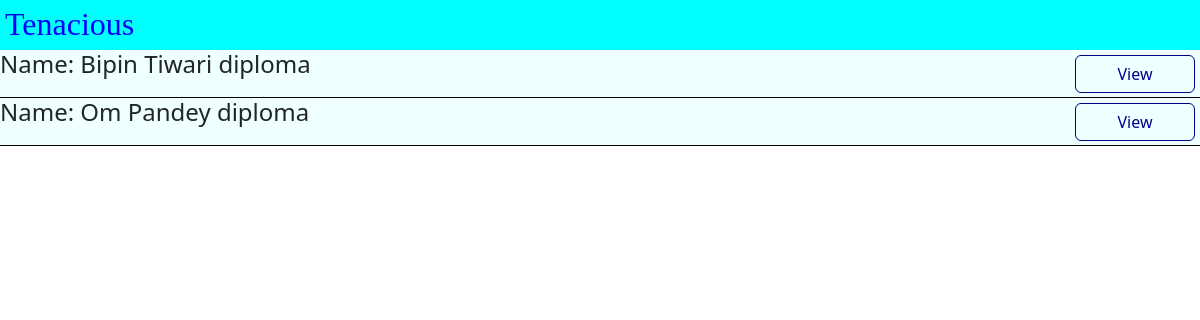
The app's page /company/applications/1, older data.
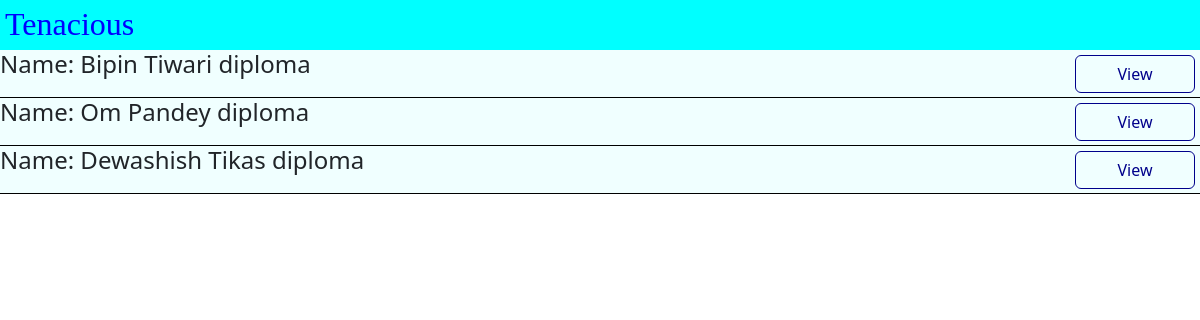
The same page, newer data.
### dbmodel.py (models this page shows, shortened)
class Application(db.Model):
    __tablename__ = 'application'
    a_id = db.Column(db.Integer(), primary_key = True, unique = True, autoincrement = True)
    status = db.Column(db.String(100), nullable = False)
    app_date = db.Column(db.DateTime, default = lambda: datetime.now(timezone.utc))
    int_date = db.Column(db.Date)
    student_id = db.Column(db.Integer, db.ForeignKey('student.s_id'), nullable=False)
    drive_id = db.Column(db.Integer, db.ForeignKey('drive.d_id'), nullable=False)

class Student(db.Model):
    __tablename__ = 'student'
    s_id = db.Column(db.Integer, primary_key=True, autoincrement=True)
    email = db.Column(db.String(200), unique = True, nullable = False)
    name = db.Column(db.String(200), nullable = False)
    password = db.Column(db.String(20), nullable = False)
    level = db.Column(db.String(10), nullable = False)
    cgpa = db.Column(db.String(10), nullable = False)
    blacklisted = db.Column(db.Boolean, default=False)
    applications = db.relationship('Application', backref = 'applicant', lazy = True)
    resume = db.Column(db.String(200), nullable = False)

### app.py (the view)
@app.route("/company/applications/<int:com_id>")
def applications(com_id):
    company = com.query.get(com_id)
    drives = company.drives
    j_apps = []
    for drive in drives:
        j_apps.extend(drive.applications)
    return render_template("comapplications.html", j_apps = j_apps)

### templates/comapplications.html
{% extends "layout.html" %}
{% block main %}
<div>
    {% for j_app in j_apps %}
    <div class="section-list">
        <h4>Name: {{j_app.applicant.name}} {{j_app.applicant.level}} </h4>
        <div class="multiple-button-div">
            <a class="btn nav-button crud-buttons" href=" {{ url_for("view_st_application", app_id = j_app.a_id) }} ">View</a>
        </div>
    </div>
    {% endfor %}
</div>
{% endblock main %}

### templates/layout.html (shortened to what this page needs)
<!doctype html>
<html lang="en">
<head>
    <link href="https://cdn.jsdelivr.net/npm/bootstrap@5.3.8/dist/css/bootstrap.min.css" rel="stylesheet"
>
    <link rel="stylesheet" href="/static/main.css">
</head>
<body>
    <header>
        <div id="navbar">
            <h2 id="logo" class="heading">Tenacious</h2>
        </div>
    </header>
    <main id="main-page">
        {% block main %} {% endblock main%}
    </main>
</body>
</html>

### static/main.css (style rules this page uses)
* { margin: 0px; }
#navbar { height: 50px; background-color:aqua; }
.heading { color: blue; }
#logo { margin-left: 5px; padding-top: 5px; font-family: 'poppins', serif; }
.nav-button { border-color: darkblue; color: darkblue; }
.section-list { height: 48px; margin: 0; border-bottom: 1px solid black; background-color: azure; display: flex; justify-content: space-between; }
.crud-buttons { width: 120px; margin-top: 5px; margin-bottom: 5px; margin-right: 5px; }

Row changes from the older to the newer data that the page shows:
added Application: applicant.name "Dewashish Tikas", applicant.level "diploma"
